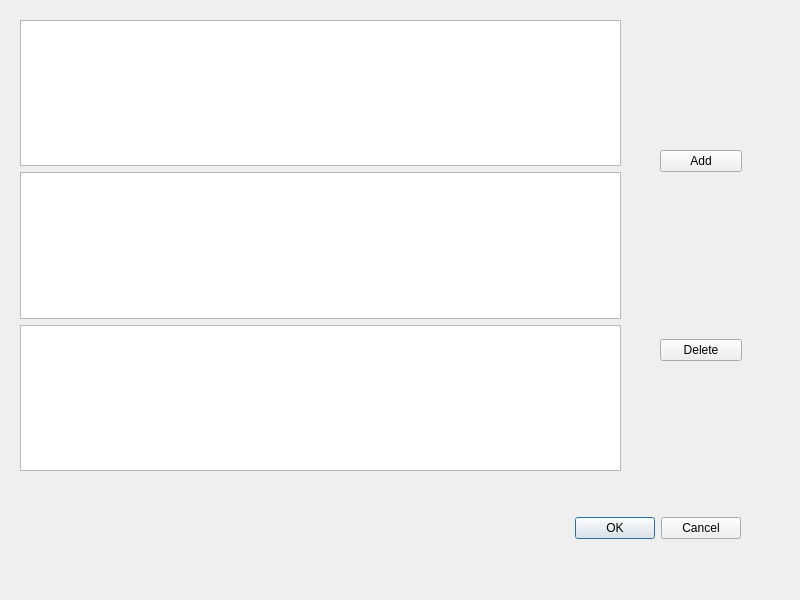
<?xml version="1.0" encoding="UTF-8"?>
<ui version="4.0">
 <class>Sell_Dialog</class>
 <widget class="QDialog" name="Sell_Dialog">
  <property name="geometry">
   <rect>
    <x>0</x>
    <y>0</y>
    <width>800</width>
    <height>600</height>
   </rect>
  </property>
  <property name="windowTitle">
   <string>Dialog</string>
  </property>
  <widget class="QDialogButtonBox" name="buttonBox">
   <property name="geometry">
    <rect>
     <x>400</x>
     <y>512</y>
     <width>341</width>
     <height>32</height>
    </rect>
   </property>
   <property name="orientation">
    <enum>Qt::Horizontal</enum>
   </property>
   <property name="standardButtons">
    <set>QDialogButtonBox::Cancel|QDialogButtonBox::Ok</set>
   </property>
  </widget>
  <widget class="QWidget" name="">
   <property name="geometry">
    <rect>
     <x>660</x>
     <y>150</y>
     <width>82</width>
     <height>211</height>
    </rect>
   </property>
   <layout class="QVBoxLayout" name="verticalLayout">
    <item>
     <widget class="QPushButton" name="add_btn">
      <property name="text">
       <string>Add</string>
      </property>
     </widget>
    </item>
    <item>
     <spacer name="verticalSpacer">
      <property name="orientation">
       <enum>Qt::Vertical</enum>
      </property>
      <property name="sizeHint" stdset="0">
       <size>
        <width>20</width>
        <height>40</height>
       </size>
      </property>
     </spacer>
    </item>
    <item>
     <widget class="QPushButton" name="del_btn">
      <property name="text">
       <string>Delete</string>
      </property>
     </widget>
    </item>
   </layout>
  </widget>
  <widget class="QWidget" name="">
   <property name="geometry">
    <rect>
     <x>20</x>
     <y>20</y>
     <width>601</width>
     <height>451</height>
    </rect>
   </property>
   <layout class="QVBoxLayout" name="verticalLayout_2">
    <item>
     <widget class="QTableView" name="dg_tableView"/>
    </item>
    <item>
     <widget class="QTableView" name="f_tableView"/>
    </item>
    <item>
     <widget class="QTableView" name="ea_tableView"/>
    </item>
   </layout>
  </widget>
 </widget>
 <resources/>
 <connections>
  <connection>
   <sender>buttonBox</sender>
   <signal>accepted()</signal>
   <receiver>Sell_Dialog</receiver>
   <slot>accept()</slot>
   <hints>
    <hint type="sourcelabel">
     <x>248</x>
     <y>254</y>
    </hint>
    <hint type="destinationlabel">
     <x>157</x>
     <y>274</y>
    </hint>
   </hints>
  </connection>
  <connection>
   <sender>buttonBox</sender>
   <signal>rejected()</signal>
   <receiver>Sell_Dialog</receiver>
   <slot>reject()</slot>
   <hints>
    <hint type="sourcelabel">
     <x>316</x>
     <y>260</y>
    </hint>
    <hint type="destinationlabel">
     <x>286</x>
     <y>274</y>
    </hint>
   </hints>
  </connection>
 </connections>
</ui>
